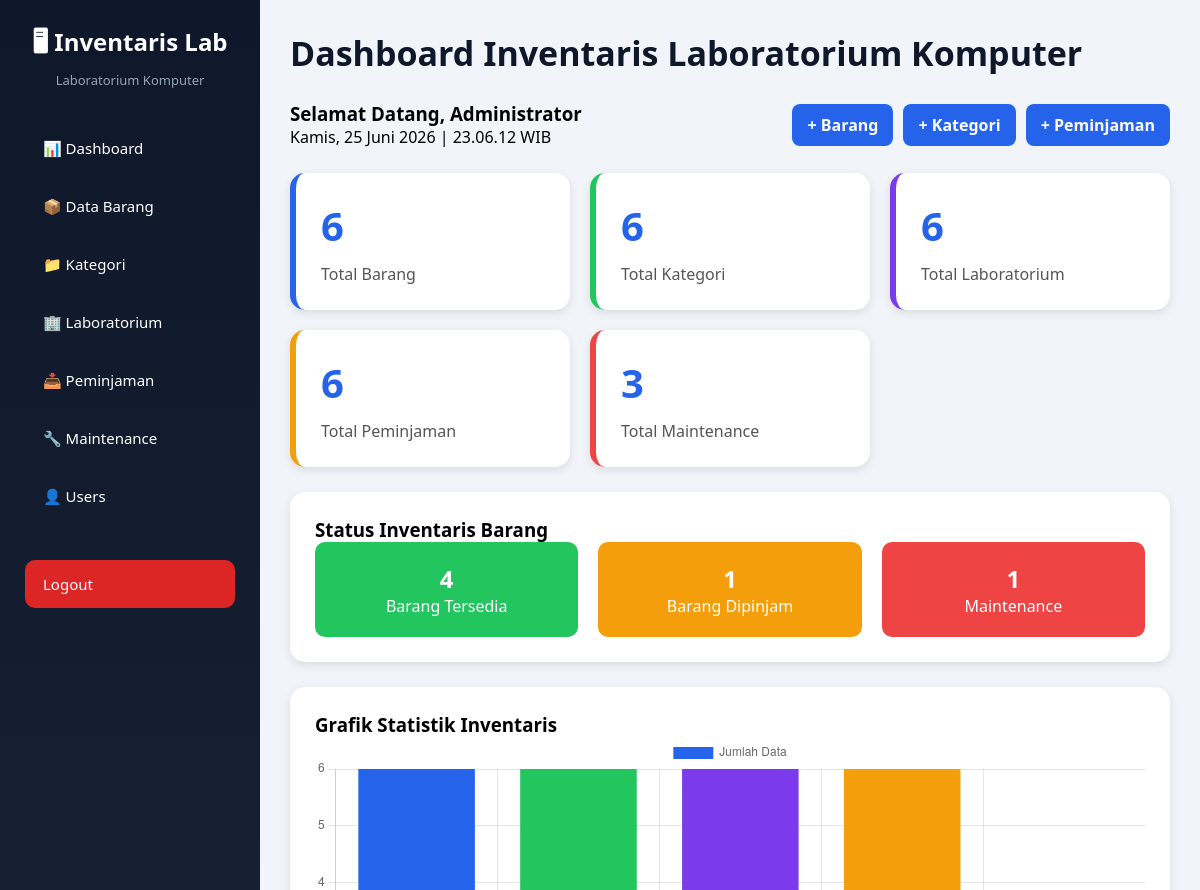
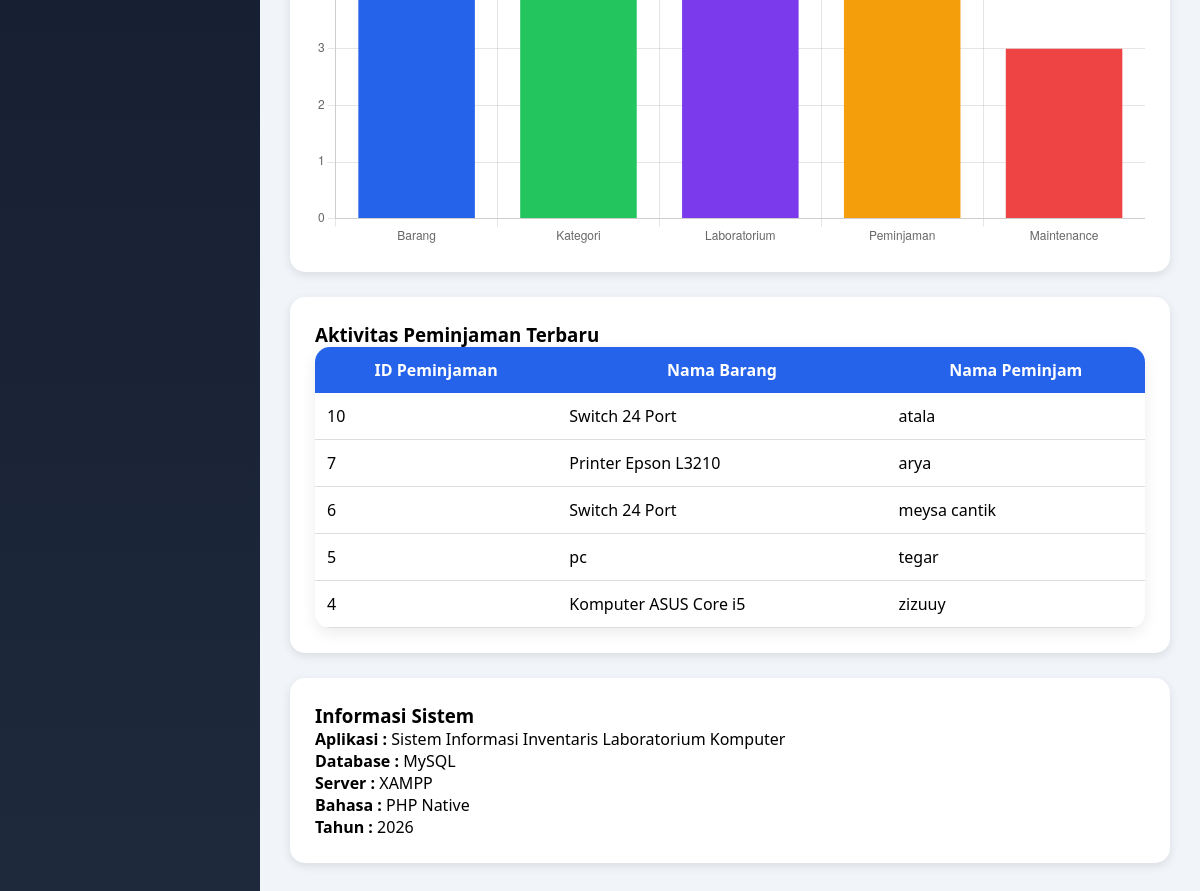
The app's page /inventaris_lab_project2/frontend/pages/dashboard.php (signed in) with its own data (2 pictures, top to bottom).
### tables this page shows
CREATE TABLE `peminjaman` (
  `id_peminjaman` int(11) NOT NULL,
  `id_barang` int(11) NOT NULL,
  `nama_peminjam` varchar(100) NOT NULL,
  `tanggal_pinjam` date NOT NULL,
  `tanggal_kembali` date DEFAULT NULL,
  `status` enum('Dipinjam','Dikembalikan') DEFAULT 'Dipinjam',
  `id_user` int(11) DEFAULT NULL
);

CREATE TABLE `barang` (
  `id_barang` int(11) NOT NULL,
  `kode_barang` varchar(50) NOT NULL,
  `nama_barang` varchar(100) NOT NULL,
  `id_kategori` int(11) NOT NULL,
  `id_lab` int(11) NOT NULL,
  `jumlah` int(11) NOT NULL,
  `kondisi` enum('Baik','Rusak Ringan','Rusak Berat') DEFAULT 'Baik',
  `tahun_pengadaan` year(4) DEFAULT NULL,
  `status` enum('Tersedia','Dipinjam','Maintenance') NOT NULL DEFAULT 'Tersedia'
);

### inventaris_lab_project2/frontend/pages/dashboard.php (the view, shortened to what this page needs)
<?php
include "../../backend/config/koneksi.php";
$total_barang = mysqli_num_rows(
    mysqli_query($conn,"SELECT * FROM barang")
);
$total_kategori = mysqli_num_rows(
    mysqli_query($conn,"SELECT * FROM kategori")
);
$total_laboratorium = mysqli_num_rows(
    mysqli_query($conn,"SELECT * FROM laboratorium")
);
$total_peminjaman = mysqli_num_rows(
    mysqli_query($conn,"SELECT * FROM peminjaman")
);
$total_maintenance = mysqli_num_rows(
    mysqli_query($conn,"SELECT * FROM maintenance")
);
$barang_tersedia = mysqli_num_rows(
    mysqli_query($conn,"SELECT * FROM barang WHERE status='Tersedia'")
);
$barang_dipinjam = mysqli_num_rows(
    mysqli_query($conn,"SELECT * FROM barang WHERE status='Dipinjam'")
);
$barang_maintenance = mysqli_num_rows(
    mysqli_query($conn,"SELECT * FROM barang WHERE status='Maintenance'")
);
$aktivitas = mysqli_query(
    $conn,
    "SELECT
        peminjaman.id_peminjaman,
        peminjaman.nama_peminjam,
        barang.nama_barang
     FROM peminjaman
     LEFT JOIN barang
     ON peminjaman.id_barang = barang.id_barang
     ORDER BY peminjaman.id_peminjaman DESC
     LIMIT 5"
);
?>
<!DOCTYPE html>
<html lang="id">
<head>
<link rel="stylesheet" href="../assets/css/style.css">
</head>
<body>
<div class="container">
<?php include "../templates/sidebar.php"; ?>
<div class="content">
<h1 class="page-title">
Dashboard Inventaris Laboratorium Komputer
</h1>
<div class="top-info">
<div>
<h3>
Selamat Datang,
<?= $_SESSION['nama']; ?>
</h3>
<p id="jam"></p>
</div>
<div class="quick-action">
<a href="barang.php" class="btn-action">
+ Barang
</a>
<a href="kategori.php" class="btn-action">
+ Kategori
</a>
<a href="peminjaman.php" class="btn-action">
+ Peminjaman
</a>
</div>
</div>
<div class="dashboard-grid">
<div class="card card-blue">
<h2><?= $total_barang ?></h2>
<p>Total Barang</p>
</div>
<div class="card card-green">
<h2><?= $total_kategori ?></h2>
<p>Total Kategori</p>
</div>
<div class="card card-purple">
<h2><?= $total_laboratorium ?></h2>
<p>Total Laboratorium</p>
</div>
<div class="card card-orange">
<h2><?= $total_peminjaman ?></h2>
<p>Total Peminjaman</p>
</div>
<div class="card card-red">
<h2><?= $total_maintenance ?></h2>
<p>Total Maintenance</p>
</div>
</div>
<div class="section">
<h3>Status Inventaris Barang</h3>
<div class="status-grid">
<div class="status-box green">
<h2><?= $barang_tersedia ?></h2>
<p>Barang Tersedia</p>
</div>
<div class="status-box orange">
<h2><?= $barang_dipinjam ?></h2>
<p>Barang Dipinjam</p>
</div>
<div class="status-box red">
<h2><?= $barang_maintenance ?></h2>
<p>Maintenance</p>
</div>
</div>
</div>
<div class="section">
<h3>Grafik Statistik Inventaris</h3>
<div class="chart-container">
<canvas id="inventarisChart"></canvas>
</div>
</div>
<div class="section">
<h3>Aktivitas Peminjaman Terbaru</h3>
<table>
<tr>
<th>ID Peminjaman</th>
<th>Nama Barang</th>
<th>Nama Peminjam</th>
</tr>
<?php while($row = mysqli_fetch_assoc($aktivitas)){ ?>
<tr>
<td><?= $row['id_peminjaman']; ?></td>
<td><?= $row['nama_barang']; ?></td>
<td><?= $row['nama_peminjam']; ?></td>
</tr>
<?php } ?>
</table>
</div>
<div class="section">
<h3>Informasi Sistem</h3>
<p><b>Aplikasi :</b> Sistem Informasi Inventaris Laboratorium Komputer</p>
<p><b>Database :</b> MySQL</p>
<p><b>Server :</b> XAMPP</p>
<p><b>Bahasa :</b> PHP Native</p>
<p><b>Tahun :</b> 2026</p>
</div>
</div>
</div>
<script>
const ctx = document.getElementById('inventarisChart');
new Chart(ctx,{
type:'bar',
data:{
labels:[
'Barang',
'Kategori',
'Laboratorium',
'Peminjaman',
'Maintenance'
],
datasets:[{
label:'Jumlah Data',
data:[
<?= $total_barang ?>,
<?= $total_kategori ?>,
<?= $total_laboratorium ?>,
<?= $total_peminjaman ?>,
<?= $total_maintenance ?>
],
backgroundColor:[
'#2563eb',
'#22c55e',
'#7c3aed',
'#f59e0b',
'#ef4444'
]
}]
},
options:{
responsive:true,
maintainAspectRatio:false,
scales:{
y:{
beginAtZero:true
}
}
}
});
</script>
</body>
</html>

### inventaris_lab_project2/frontend/templates/sidebar.php
<div class="sidebar">
<div class="logo">
<h2>🖥 Inventaris Lab</h2>
<p>Laboratorium Komputer</p>
</div>
<ul class="menu">
<li><a href="dashboard.php">📊 Dashboard</a></li>
<li><a href="barang.php">📦 Data Barang</a></li>
<li><a href="kategori.php">📁 Kategori</a></li>
<li><a href="laboratorium.php">🏢 Laboratorium</a></li>
<li><a href="peminjaman.php">📥 Peminjaman</a></li>
<li><a href="maintenance.php">🔧 Maintenance</a></li>
<li>
    <a href="users.php">
        👤 Users
    </a>
</li>
<li class="logout">
<a href="../../backend/logout.php">
Logout
</a>
</div>

### inventaris_lab_project2/frontend/assets/css/style.css (style rules this page uses)
* { margin:0; padding:0; box-sizing:border-box; font-family:'Segoe UI',sans-serif; }
body { background:#f1f5f9; }
.container { display:flex; min-height:100vh; }
.sidebar { width:260px; background:linear-gradient(180deg,#0f172a,#1e293b); color:white; padding:25px; position:fixed; height:100%; overflow:auto; }
.logo { text-align:center; margin-bottom:35px; }
.logo h2 { font-size:24px; margin-bottom:5px; }
.logo p { font-size:13px; color:#94a3b8; }
.menu { list-style:none; }
.menu li { margin-bottom:10px; }
.menu li a { display:block; padding:14px 18px; text-decoration:none; color:white; border-radius:10px; transition:0.3s; font-size:15px; }
.logout { margin-top:40px; }
.logout a { background:#dc2626; }
.content { margin-left:260px; width:100%; padding:30px; }
.page-title { font-size:34px; color:#0f172a; margin-bottom:25px; }
.card { background:white; padding:25px; border-radius:15px; box-shadow:0 5px 15px rgba(0,0,0,0.08); transition:0.3s; }
.card h2 { color:#2563eb; font-size:42px; margin-bottom:10px; }
.card p { color:#475569; font-size:16px; }
table { width:100%; border-collapse:collapse; background:white; border-radius:15px; overflow:hidden; box-shadow:0 5px 15px rgba(0,0,0,0.08); }
th { background:#2563eb; color:white; padding:14px; }
td { padding:12px; border-bottom:1px solid #e2e8f0; }
a { text-decoration:none; color:#2563eb; }

### inventaris_lab_project2/frontend/pages/dashboard.php (style rules this page uses)
.top-info { display:flex; justify-content:space-between; align-items:center; margin-bottom:20px; flex-wrap:wrap; gap:10px; }
.quick-action { display:flex; gap:10px; flex-wrap:wrap; }
.btn-action { background:#2563eb; color:white; padding:10px 15px; border-radius:8px; text-decoration:none; font-weight:bold; }
.dashboard-grid { display:grid; grid-template-columns:repeat(auto-fit,minmax(220px,1fr)); gap:20px; margin-top:25px; }
.card { background:white; border-radius:15px; padding:25px; box-shadow:0 3px 10px rgba(0,0,0,0.1); }
.card-blue { border-left:6px solid #2563eb; }
.card-green { border-left:6px solid #22c55e; }
.card-purple { border-left:6px solid #7c3aed; }
.card-orange { border-left:6px solid #f59e0b; }
.card-red { border-left:6px solid #ef4444; }
.card h2 { color:#2563eb; font-size:40px; margin-bottom:10px; }
.card p { color:#555; }
.section { background:white; margin-top:25px; padding:25px; border-radius:15px; box-shadow:0 3px 10px rgba(0,0,0,0.1); }
.status-grid { display:grid; grid-template-columns:repeat(auto-fit,minmax(200px,1fr)); gap:20px; }
.status-box { text-align:center; padding:20px; border-radius:10px; color:white; }
.green { background:#22c55e; }
.orange { background:#f59e0b; }
.red { background:#ef4444; }
.status-box h2 { color:white; }
table { width:100%; border-collapse:collapse; }
table th { background:#2563eb; color:white; padding:12px; }
table td { padding:12px; border-bottom:1px solid #ddd; }
.chart-container { height:400px; position:relative; }

### records on screen
peminjaman: id_peminjaman "10", id_barang.nama_barang "Switch 24 Port", nama_peminjam "atala"
peminjaman: id_peminjaman "7", id_barang.nama_barang "Printer Epson L3210", nama_peminjam "arya"
peminjaman: id_peminjaman "6", id_barang.nama_barang "Switch 24 Port", nama_peminjam "meysa cantik"
peminjaman: id_peminjaman "5", id_barang.nama_barang "pc", nama_peminjam "tegar"
peminjaman: id_peminjaman "4", id_barang.nama_barang "Komputer ASUS Core i5", nama_peminjam "zizuuy"

### other values on screen
$_SESSION['nama'] "Administrator"
$total_barang "6"
$total_kategori "6"
$total_laboratorium "6"
$total_peminjaman "6"
$total_maintenance "3"
$barang_tersedia "4"
$barang_dipinjam "1"
$barang_maintenance "1"
chart data {{ $total_barang }} 6
chart data {{ $total_kategori }} 6
chart data {{ $total_laboratorium }} 6
chart data {{ $total_peminjaman }} 6
